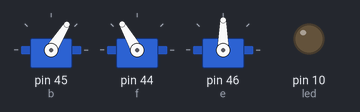
Bench run of a sketch on a simulated Arduino Mega 2560, built with avr-gcc and run on an emulated ATmega2560. Shown: 3 × servo, output pins drawn as LEDs (lit = HIGH).

Above: at 0.05 s.
At 0.85 s:
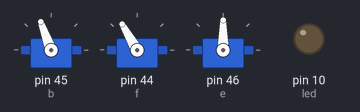
At 1.7 s:
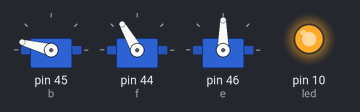
At 3.4 s:
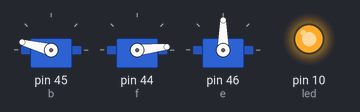
At 5.1 s:
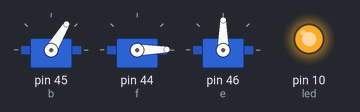
At 6.8 s:
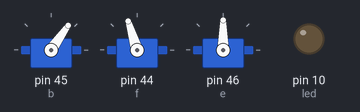
Timing chart, 0 to 9.1 s (numbered marks = the images above):
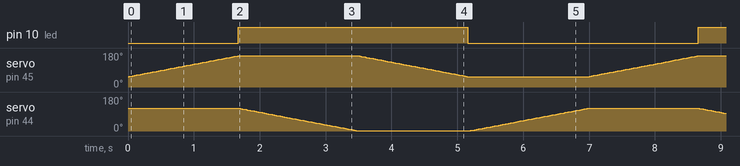

The sketch:

romibo_neckroll.ino
```cpp
#include <Servo.h>

Servo f,e,b;

int x = 0,led=10;

void setup()
{
  b.attach(45);
  f.attach(44);
  e.attach(46);
  pinMode(led, OUTPUT);

  digitalWrite(led,LOW);
  f.write(120);
  digitalWrite(led,HIGH);
  b.write(55);
}


void loop()
{
  for(x = 55; x <= 165; x+=1)
  {
    digitalWrite(led, LOW);
    b.write(x);
    //e.write(x);
    delay(15);
  }
 //Forward
  for(x = 120; x > 0; x -= 1)
  {
    digitalWrite(led, HIGH);
    f.write(x);
    //b.write(x);
    delay(15);
  }
  //LEFT
    for(x = 165; x >= 55; x -= 1)  // goes from 0 degrees to 180 degrees
  {
    digitalWrite(led, HIGH);
    b.write(x);
    //e.write(x);
    delay(15);                       // waits 15ms for the servo to reach the xition
  }
  //
  for(x = 0; x<=120; x+=1)     // goes from 180 degrees to 0 degrees
  {
    digitalWrite(led, LOW);
    f.write(x);
    //b.write(x);
    delay(15);
  }
  }
```

Measured:
- by itself, pin 10 (led): alternates HIGH for 3.5 s and LOW for 3.5 s
